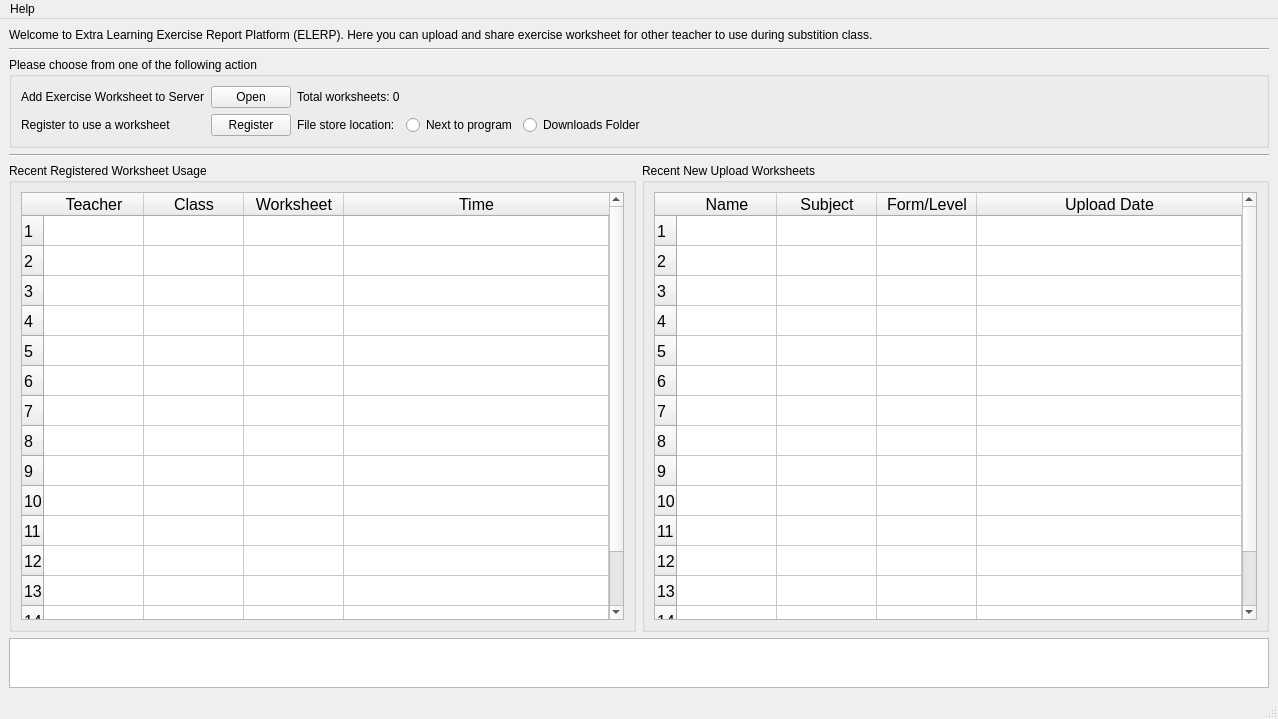
<?xml version="1.0" encoding="UTF-8"?>
<ui version="4.0">
 <class>mainWindow</class>
 <widget class="QMainWindow" name="mainWindow">
  <property name="windowModality">
   <enum>Qt::WindowModality::ApplicationModal</enum>
  </property>
  <property name="geometry">
   <rect>
    <x>0</x>
    <y>0</y>
    <width>1278</width>
    <height>719</height>
   </rect>
  </property>
  <property name="windowTitle">
   <string>ELERP</string>
  </property>
  <widget class="QWidget" name="centralwidget">
   <property name="sizePolicy">
    <sizepolicy hsizetype="Preferred" vsizetype="Preferred">
     <horstretch>0</horstretch>
     <verstretch>0</verstretch>
    </sizepolicy>
   </property>
   <layout class="QVBoxLayout" name="verticalLayout">
    <item>
     <widget class="QLabel" name="label">
      <property name="text">
       <string>Welcome to Extra Learning Exercise Report Platform (ELERP). Here you can upload and share exercise worksheet for other teacher to use during substition class.</string>
      </property>
     </widget>
    </item>
    <item>
     <widget class="Line" name="line">
      <property name="orientation">
       <enum>Qt::Orientation::Horizontal</enum>
      </property>
     </widget>
    </item>
    <item>
     <widget class="QGroupBox" name="actionBox">
      <property name="title">
       <string>Please choose from one of the following action</string>
      </property>
      <layout class="QGridLayout" name="gridLayout">
       <item row="0" column="2">
        <widget class="QLabel" name="worksheetCountLabel">
         <property name="text">
          <string>Total worksheets: 0</string>
         </property>
        </widget>
       </item>
       <item row="0" column="1">
        <widget class="QPushButton" name="uploadWidgetButton">
         <property name="text">
          <string>Open</string>
         </property>
        </widget>
       </item>
       <item row="0" column="5">
        <spacer name="horizontalSpacer">
         <property name="orientation">
          <enum>Qt::Orientation::Horizontal</enum>
         </property>
         <property name="sizeHint" stdset="0">
          <size>
           <width>40</width>
           <height>20</height>
          </size>
         </property>
        </spacer>
       </item>
       <item row="1" column="3">
        <widget class="QRadioButton" name="nextToProgramButton">
         <property name="text">
          <string>Next to program</string>
         </property>
        </widget>
       </item>
       <item row="1" column="1">
        <widget class="QPushButton" name="registerWidgetButton">
         <property name="text">
          <string>Register</string>
         </property>
        </widget>
       </item>
       <item row="0" column="0">
        <widget class="QLabel" name="label_2">
         <property name="text">
          <string>Add Exercise Worksheet to Server</string>
         </property>
        </widget>
       </item>
       <item row="1" column="2">
        <widget class="QLabel" name="label_4">
         <property name="text">
          <string>File store location:</string>
         </property>
        </widget>
       </item>
       <item row="1" column="0">
        <widget class="QLabel" name="label_3">
         <property name="text">
          <string>Register to use a worksheet</string>
         </property>
        </widget>
       </item>
       <item row="1" column="4">
        <widget class="QRadioButton" name="downloadsFolderButton">
         <property name="text">
          <string>Downloads Folder</string>
         </property>
        </widget>
       </item>
      </layout>
     </widget>
    </item>
    <item>
     <widget class="Line" name="line_2">
      <property name="orientation">
       <enum>Qt::Orientation::Horizontal</enum>
      </property>
     </widget>
    </item>
    <item>
     <widget class="QFrame" name="frame">
      <layout class="QHBoxLayout" name="horizontalLayout">
       <property name="leftMargin">
        <number>0</number>
       </property>
       <property name="topMargin">
        <number>0</number>
       </property>
       <property name="rightMargin">
        <number>0</number>
       </property>
       <property name="bottomMargin">
        <number>0</number>
       </property>
       <item>
        <widget class="QGroupBox" name="groupBox">
         <property name="title">
          <string>Recent Registered Worksheet Usage</string>
         </property>
         <layout class="QHBoxLayout" name="horizontalLayout_2">
          <item>
           <widget class="QTableWidget" name="recentUsageTable">
            <property name="font">
             <font>
              <pointsize>12</pointsize>
             </font>
            </property>
            <property name="editTriggers">
             <set>QAbstractItemView::EditTrigger::NoEditTriggers</set>
            </property>
            <property name="selectionMode">
             <enum>QAbstractItemView::SelectionMode::NoSelection</enum>
            </property>
            <property name="textElideMode">
             <enum>Qt::TextElideMode::ElideLeft</enum>
            </property>
            <property name="rowCount">
             <number>15</number>
            </property>
            <attribute name="horizontalHeaderCascadingSectionResizes">
             <bool>false</bool>
            </attribute>
            <attribute name="horizontalHeaderStretchLastSection">
             <bool>true</bool>
            </attribute>
            <attribute name="verticalHeaderStretchLastSection">
             <bool>false</bool>
            </attribute>
            <row/>
            <row/>
            <row/>
            <row/>
            <row/>
            <row/>
            <row/>
            <row/>
            <row/>
            <row/>
            <row/>
            <row/>
            <row/>
            <row/>
            <row/>
            <column>
             <property name="text">
              <string>Teacher</string>
             </property>
            </column>
            <column>
             <property name="text">
              <string>Class</string>
             </property>
            </column>
            <column>
             <property name="text">
              <string>Worksheet</string>
             </property>
            </column>
            <column>
             <property name="text">
              <string>Time</string>
             </property>
            </column>
           </widget>
          </item>
         </layout>
        </widget>
       </item>
       <item>
        <widget class="QGroupBox" name="groupBox_2">
         <property name="title">
          <string>Recent New Upload Worksheets</string>
         </property>
         <layout class="QHBoxLayout" name="horizontalLayout_3">
          <item>
           <widget class="QTableWidget" name="recentUploadedTable">
            <property name="font">
             <font>
              <pointsize>12</pointsize>
             </font>
            </property>
            <property name="editTriggers">
             <set>QAbstractItemView::EditTrigger::NoEditTriggers</set>
            </property>
            <property name="selectionMode">
             <enum>QAbstractItemView::SelectionMode::NoSelection</enum>
            </property>
            <property name="rowCount">
             <number>15</number>
            </property>
            <attribute name="horizontalHeaderStretchLastSection">
             <bool>true</bool>
            </attribute>
            <attribute name="verticalHeaderCascadingSectionResizes">
             <bool>false</bool>
            </attribute>
            <attribute name="verticalHeaderShowSortIndicator" stdset="0">
             <bool>false</bool>
            </attribute>
            <row/>
            <row/>
            <row/>
            <row/>
            <row/>
            <row/>
            <row/>
            <row/>
            <row/>
            <row/>
            <row/>
            <row/>
            <row/>
            <row/>
            <row/>
            <column>
             <property name="text">
              <string>Name</string>
             </property>
            </column>
            <column>
             <property name="text">
              <string>Subject</string>
             </property>
            </column>
            <column>
             <property name="text">
              <string>Form/Level</string>
             </property>
            </column>
            <column>
             <property name="text">
              <string>Upload Date</string>
             </property>
            </column>
           </widget>
          </item>
         </layout>
        </widget>
       </item>
      </layout>
     </widget>
    </item>
    <item>
     <widget class="QTextBrowser" name="logBrowser">
      <property name="sizePolicy">
       <sizepolicy hsizetype="Ignored" vsizetype="Fixed">
        <horstretch>0</horstretch>
        <verstretch>0</verstretch>
       </sizepolicy>
      </property>
      <property name="maximumSize">
       <size>
        <width>16777215</width>
        <height>50</height>
       </size>
      </property>
     </widget>
    </item>
   </layout>
  </widget>
  <widget class="QMenuBar" name="menubar">
   <property name="geometry">
    <rect>
     <x>0</x>
     <y>0</y>
     <width>1278</width>
     <height>33</height>
    </rect>
   </property>
   <widget class="QMenu" name="menuHelp">
    <property name="title">
     <string>Help</string>
    </property>
    <addaction name="actionAbout_The_App"/>
    <addaction name="actionFile_Naming_Convention"/>
   </widget>
   <addaction name="menuHelp"/>
  </widget>
  <widget class="QStatusBar" name="statusbar"/>
  <action name="actionAbout_The_App">
   <property name="text">
    <string>About the App</string>
   </property>
  </action>
  <action name="actionFile_Naming_Convention">
   <property name="text">
    <string>File Naming Convention</string>
   </property>
  </action>
 </widget>
 <resources/>
 <connections/>
</ui>
